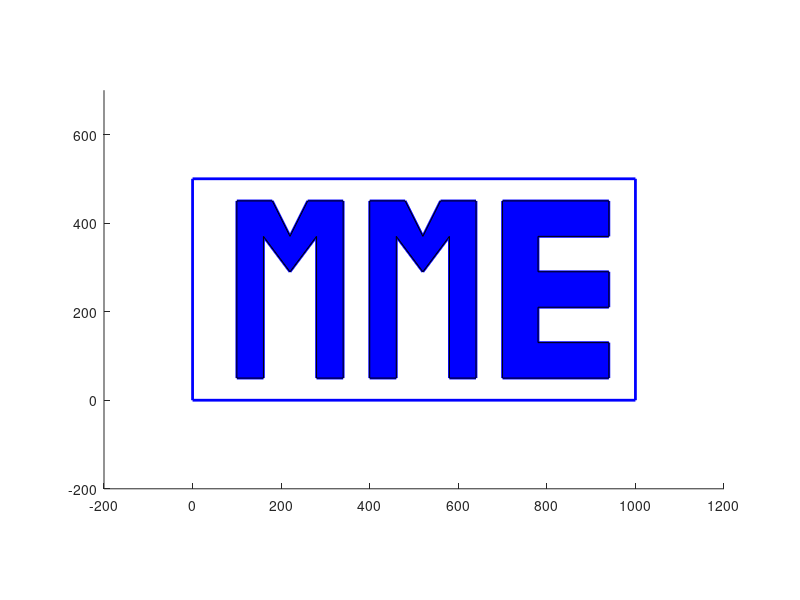

MATLAB code for this plot:
% Question 3 - Aerial Drone Racing Map
clear; clc; close all;

s = rng(10); % Fix randomness to a standard course.

% Course Map
env = [0 0; 1000 0; 1000 500; 0 500; 0 0];
MME_M = [0 0; 0 100; 20 100; 30 80; 40 100; 60 100; 60 0; 45 0; 45 80; 30 60; 15 80; 15 0; 0 0];
MME_M1 = [4*MME_M(:,1)+100 4*MME_M(:,2)+50];
MME_M2 = [4*MME_M(:,1)+400 4*MME_M(:,2)+50];
MME_E = [0 0; 0 100; 60 100; 60 80; 20 80; 20 60; 60 60; 60 40; 20 40; 20 20; 60 20; 60 0; 0 0];
MME_E1 = [4*MME_E(:,1)+700 4*MME_E(:,2)+50];
MME = [MME_M1; NaN NaN; MME_M2; NaN NaN; MME_E1];
map = [env; NaN NaN; MME];

figure(1); clf; hold on;
plot (map(:,1), map(:,2),'b','LineWidth', 2);
fill (MME_M1(:,1), MME_M1(:,2),'b');
fill (MME_M2(:,1), MME_M2(:,2),'b');
fill (MME_E1(:,1), MME_E1(:,2),'b');
axis([-200 1200 -200 700])
axis equal

